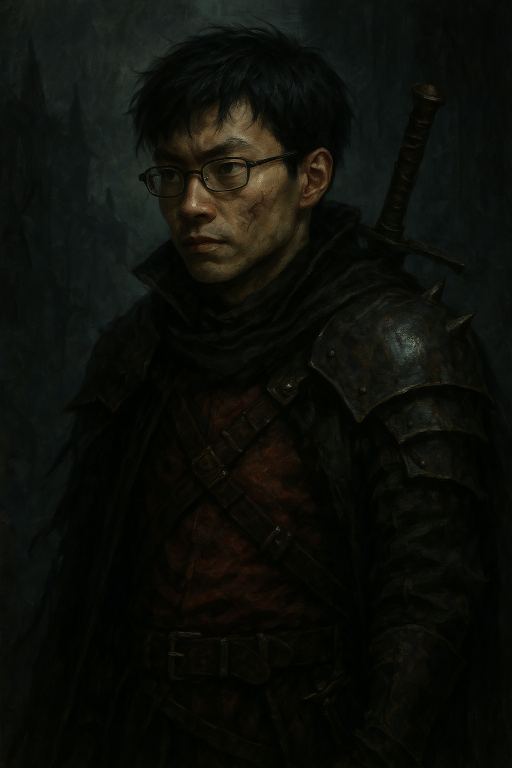
#> input picture 2025/3/29/input_images/darkfantasy-copy.png, 1024 x 1536 px (shown at 1/2 size); its folder holds only this picture in this run
$ python image-resize.py
#> lines starting #> are read from the running program, lines starting #| are printed output that depends on the picture
from PIL import Image
import os

input_folder = "input_images"
output_folder = "resized_images"
# 出力フォルダが存在しない場合は作成
os.makedirs(output_folder, exist_ok=True)

# 入力フォルダ内の画像ファイルを1つずつ処理
for filename in os.listdir(input_folder):
    # 拡張子が.jpgまたは.pngのファイルのみ処理
    if filename.endswith(".jpg") or filename.endswith(".png"):
        # 画像ファイルを開いて300px × 300pxにリサイズ
        with Image.open(os.path.join(input_folder, filename)) as img:
            # リサイズ
#> img is the input picture: PIL image 1024x1536 RGB; mean R, G, B 12.9, 14.6, 9.7
            resized = img.resize((300, 300))  # 幅300px × 高さ300px
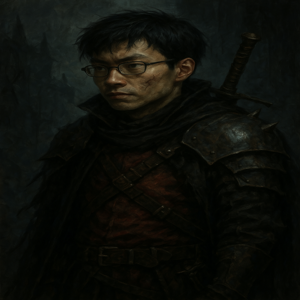
#> resized: PIL image 300x300 RGB; mean R, G, B 12.9, 14.6, 9.7
            # リサイズした画像を保存
            resized.save(os.path.join(output_folder, filename))
